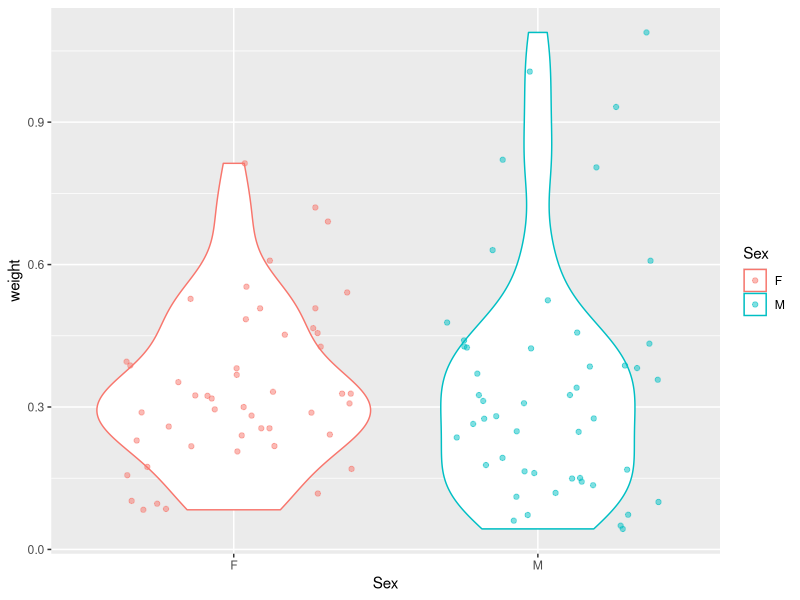
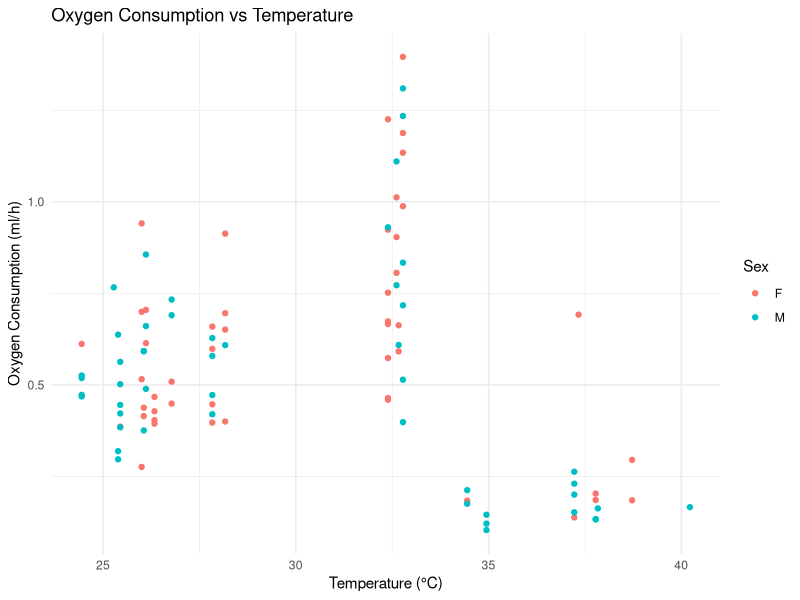
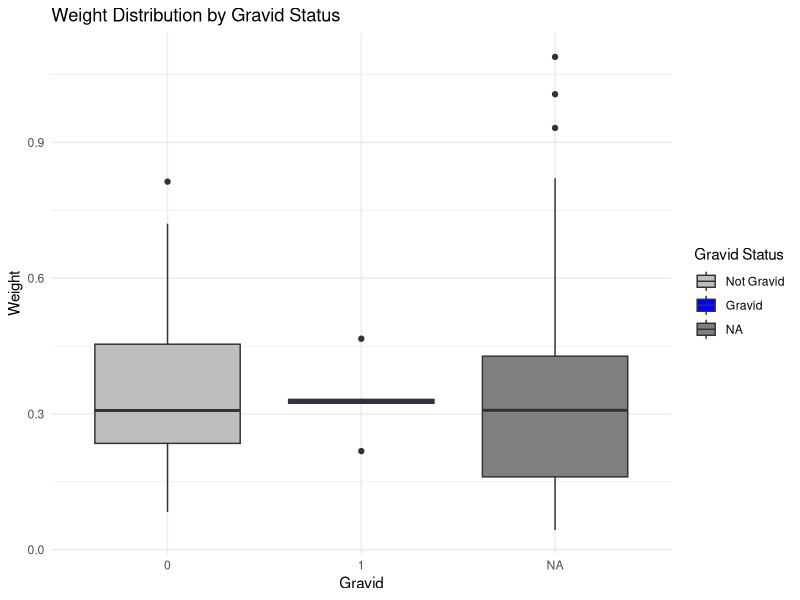

These charts were generated, in order, by the following R code:
## ---- chunk 1
library(tidyverse)
library(skimr)

## ---- chunk 2
raw_data <- read_csv("raw_data/data.csv")
## ---- chunk 3
raw_data %>% skim()
## ---- chunk 4
raw_data %>% 
        ggplot(aes(x = Sex,
                   y = weight,
                   colour = Sex)) +
        geom_violin() +
        geom_jitter(
                alpha = 0.5
        )
## ---- chunk 5

# Create a ggplot plot
plot <- ggplot(raw_data, aes(x = TempC, y = VO2_ml_per_h, color = Sex)) +
  geom_point() +
  labs(title = "Oxygen Consumption vs Temperature",
       x = "Temperature (°C)", y = "Oxygen Consumption (ml/h)",
       color = "Sex") +
  theme_minimal()

# Display the plot
print(plot)
## ---- chunk 6
library(ggplot2)

# Create a ggplot plot
plot <- ggplot(raw_data, aes(x = factor(Gravid), y = weight, fill = factor(Gravid))) +
  geom_boxplot() +
  labs(title = "Weight Distribution by Gravid Status",
       x = "Gravid", y = "Weight",
       fill = "Gravid Status") +
  theme_minimal() +
  scale_fill_manual(values = c("gray", "blue"),
                    labels = c("Not Gravid", "Gravid"))

# Display the plot
print(plot)
